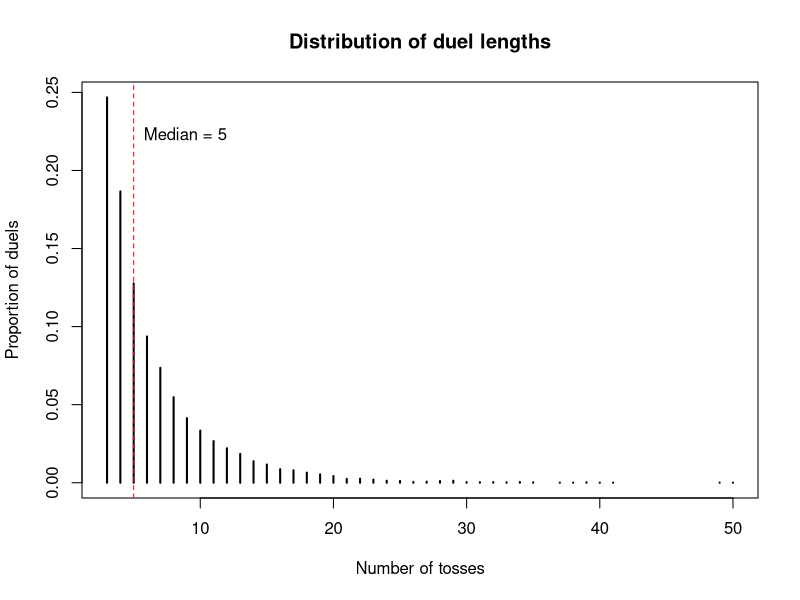
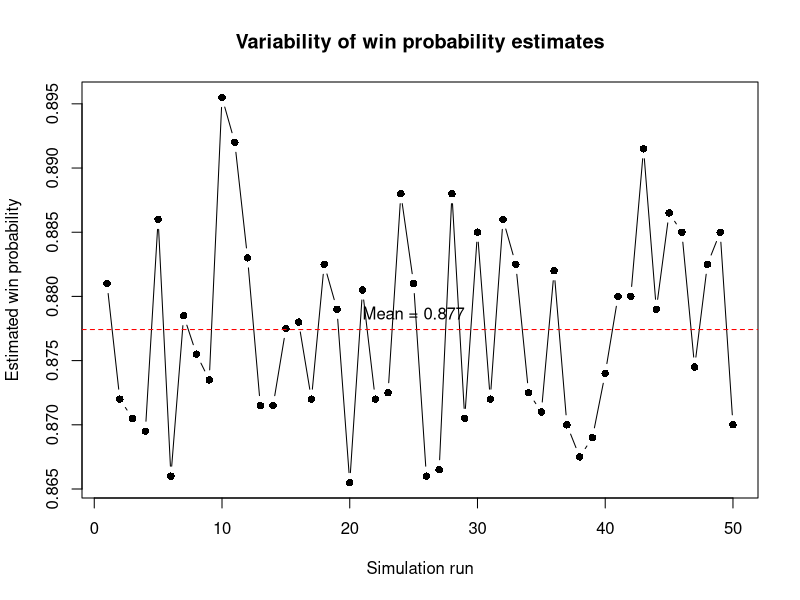

Generate these figures, in order, with R:
# Aishah ALmubarak   S2957708
# Yizhen Ge          S3027690
# Ziyi Wang          S2945970

# Team Member Contributions
# Aishah ALmubarak   Q1-3
# Yizhen Ge          Q4-5
# Ziyi Wang          Q6-7

# Purpose of this code:
#  With this code we want to simulate throwing a coin with probability p.
#  Two players each pick a pattern of k outcomes and the coin is tossed,
#  the player with the first patter to appear wins.
#
#  We would assume that patterns with the same expected waiting time
#  should be evenly matched, but this is false. Because both patterns are
#  searched for in the same sequence, their occurrences are dependent: a
#  pattern whose beginning overlaps the end of its opponent, like 00 ends 
#  in 00 and 001 starts with 00.
#  for k = 3 every pattern has a reply
#  that beats it, so the second player always has the advantage.
#
# What the script does
#   Q1  firsthit()  - position at which a pattern first completes in a toss stream.
#   Q2  duel()      - simulates one duel and reports the winner and its length.
#   Q3  pwin()      - Monte Carlo estimate of P(a appears before b).
#   Q4  ewait()     - exact expected waiting time for a pattern, using the
#                     overlap (prefix = suffix) formula, checked against a
#                     Monte Carlo estimate mc_ewait(), including for p = 0.7.
#   Q5  pmat()      - matrix of win probabilities for all 2^k patterns, used to
#                     find (a) the best reply to each pattern, (b) evenly
#                     matched pairs and a nontransitive cycle, and (c) two
#                     patterns with equal expected waits where one clearly
#                     beats the other.


# AI use: The code and logic was first understood and attempted without AI.
# we used AI to help write and debug parts of the code, and
# debug errors.
# We reviewed, tested and understood all code
# before submission.


set.seed(111)   # makes the simulation results reproducible

# Q1
# function returns position at which pattern a first appears in toss 
# stream x, returns the last position of the first matching k-window, 
# or NA if we have no match.

firsthit <- function(x,a){
  k <- length(a)
  n <- length(x)
  if (n < k)
   return(NA)
  
  for (start in 1:(n-k+1)){
  if (all(x[start:(start+k-1)]==a)) {
   endplace= start+k-1
   return(endplace)
   }
  }
  return(NA)
}

# Shared function for duel and pwin.
# Runs nreps duels between patterns a and b at once, each row of X is a duel.
# Tosses added in blocks of 20, only to rows where neither pattern has appeared yet.
# Returns a matrix with 2 columns winner (1 = a, 0 = b) and tosses for the position of the win.
# This vectorised approach is much faster than looping over duels one at a time.

sim_duels <- function(a, b, p, nreps) {
  k      <- length(a)
  block  <- 20
  winner <- rep(NA, nreps)
  tosses <- rep(NA, nreps)
  X      <- matrix(0, nreps, 0)                  

  while (any(is.na(winner))) {                   
    # new block: random tosses for unfinished duels, zeros for finished ones
    undecided <- is.na(winner)
    new <- matrix(0, nreps, block)
    new[undecided, ] <- rbinom(sum(undecided) * block, 1, p)
    X <- cbind(X, new)

    # check only windows ending in the new block
    for (m in max(k, ncol(X) - block + 1):ncol(X)) {
      hitA <- is.na(winner)
      hitB <- is.na(winner)
      for (j in 1:k) {
        hitA <- hitA & X[, m - k + j] == a[j]
        hitB <- hitB & X[, m - k + j] == b[j]
      }
      winner[hitA] <- 1; tosses[hitA] <- m
      winner[hitB] <- 0; tosses[hitB] <- m
    }
  }
  cbind(winner = winner, tosses = tosses)
}

#Q2
# simulates one duel between patterns a and b on a shared coin stream.
# Uses sim_duels with one stream of tosses.
# Returns c(winner, tosses): winner 1 for a 0 if b, and the number of 
# tosses the duel took.

duel <- function(a, b, p = 0.5) {
  results <- sim_duels(a, b, p, nreps = 1)   # table with one row
  one_duel <- results[1, ]                   # take that row
  return(one_duel)
}

#Q3
# returns the estimated probability that pattern a appears before b
# the proportion of nreps duels won by a.

pwin <- function(a, b, p = 0.5, nreps = 10000) {
  results <- sim_duels(a, b, p, nreps)       # table: one row per duel
  wins    <- results[, "winner"]             # winner column: 1s and 0s
  return(mean(wins))                         # proportion of 1s
}

 
#Q4 writing function ewait(a,p=0.5)
# Find expected waiting time until pattern a first appears.

ewait <- function(a,p=0.5){
  k <- length(a)
  expected_wait <- 0
  for (j in 1:k) {
    if( all(a[1:j]==a[(k-j+1):k]))
    {
      h_j <- sum(a[1:j])
      prob <- p^h_j*(1-p)^(j-h_j)
      expected_wait <- 1/prob + expected_wait
    }
  }
  return(expected_wait)
}

  # Monte Carlo estimation toss in blocks of 10 until the pattern appears,
  # record the waiting time, and average over nreps runs.
mc_ewait <- function(a,p=0.5,nreps=10000){
  
  waits <- replicate(nreps,{
    x <- integer(0)
    hit<- NA_integer_
    
    while(is.na(hit)){
      x <- c(x, rbinom(10, size = 1, prob=p))
      hit <- firsthit(x,a)
    }
    hit
  })
  return(mean(waits))
}

#Q5 writing function pmat(k,p=0.5,nrep=10000)
# Find the estimated probability that pattern i
# beats pattern j. The diagonal is NA (a pattern can't duel itself).

pmat <- function(k, p = 0.5, nreps = 10000){
  n_patterns <- 2^k
  # Generate all binary patterns
  # Patterns are ordered by increasing binary value (000, 001, ..., 111).
  # Rows and columns of M follow this ordering.
  patterns <- matrix(0, nrow = n_patterns, ncol = k)
  
  for (i in 0:(n_patterns-1)) {
    for (j in 1:k) {
      patterns[i+1, j] <- (i %/% 2^(k-j)) %% 2
    }
  }
  #create win probability matrix
  M <- matrix(NA_real_, nrow = n_patterns, ncol = n_patterns)
  #Calculate pairwise win probabilities
  for (i in 1:n_patterns){
    for (j in 1:n_patterns){
      if (i!=j){
        a<-patterns[i,]
        b<-patterns[j,]
        
        M[i, j] <- pwin(a, b, p, nreps)
      }
    }
  }
  
  return(M)
}


#Q4: Monte Carlo verification
# Test different patterns, including a biased coin (p = 0.7).

cat("Pattern 11, p = 0.5:\n")
cat("Exact:", ewait(c(1,1), p=0.5),
    "Monte Carlo:", mc_ewait(c(1,1), p=0.5), "\n")

cat("Pattern 10, p = 0.7:\n")
cat("Exact:", ewait(c(1,0), p=0.7),
    "Monte Carlo:", mc_ewait(c(1,0), p=0.7), "\n")

cat("Pattern 101, p = 0.7:\n")
cat("Exact:", ewait(c(1,0,1), p=0.7),
    "Monte Carlo:", mc_ewait(c(1,0,1), p=0.7), "\n")



#Q5(a): Best reply for each pattern
# The best reply to pattern j is the row i that max M[i, j].
cat("Q5(a):Pattern index  Best reply index  Win probability\n")
M <- pmat(k = 3, p = 0.5, nreps = 10000)
for (j in 1:ncol(M)){
  best_index <- which.max(M[,j])
  best_prob  <- max(M[,j], na.rm = TRUE)
  
  cat(j, best_index, round(best_prob, 4), "\n")
}


#Q5(b) find the evenly matched pairs
#find win probabilities within 0.02 of 0.5.
cat("Q5(b): Evenly matched pairs\n")
pairs <- which(abs(M - 0.5) < 0.02 & upper.tri(M), arr.ind = TRUE)

for (i in 1:nrow(pairs)) {
  a <- pairs[i, 1]
  b <- pairs[i, 2]
  
  cat(a, b, round(M[a, b], 4), "\n")
}

#find an explicit nontransitive cycle
#use 0.55 as a threshold for identifying clear wins.
wins <- M > 0.55
#evenly matched pairs cannot form clear winning edges.
#no 3-pattern cycle was found, so we check for a 4-pattern cycle.
for (i in 1:nrow(M)) {
  for (j in 1:nrow(M)) {
    for (h in 1:nrow(M)) {
      for (l in 1:nrow(M)) {
        
        if (length(unique(c(i, j, h, l))) == 4) {
          if (wins[i,j] && wins[j,h] &&
              wins[h,l] && wins[l,i]) {
            
            cat(i, "->", j, "->", h, "->", l, "->", i, "\n")
            
          }
        }
        
      }
    }
  }
}
#show the win probabilities for the four-pattern cycle.
cat("001 beats 011:", round(M[2,4], 4), "\n")
cat("011 beats 110:", round(M[4,7], 4), "\n")
cat("110 beats 100:", round(M[7,5], 4), "\n")
cat("100 beats 001:", round(M[5,2], 4), "\n")


#Q5(c) Find two patterns with the same expected waiting time where one clearly beats the other
cat("Q5(c): Expected waiting times\n")
patterns <- matrix(0, nrow = 8, ncol = 3)

for (i in 0:7) {
  for (j in 1:3) {
    patterns[i+1, j] <- (i %/% 2^(3-j)) %% 2
  }
} 
for (i in 1:8) {
  cat(i, ewait(patterns[i, ], p = 0.5), "\n")
}
#result:1 14 ;2 8 ;3 10 ;4 8 ;5 8 ;6 10 ;7 8 ;8 14 
#chose "100 beats 001": M[5, 2]
#result:0.7523 which is clearly above 0.5
#Both patterns compete on the same sequence of tosses, so their
#occurrences are dependent rather than independent.



#Q6
#show the distribution of duel lengths and the variability of win probability estimates.

#compare patterns 100 and 001, which have the same expected waiting time.
#simulate 10000 duels and record how many tosses each duel takes.
results <- sim_duels(c(1,0,0), c(0,0,1), 0.5, 10000)
duel_times <- results[, "tosses"]

#plot the distribution of duel lengths and mark the median.
freq <- table(duel_times)
prob <- as.numeric(freq) / sum(freq)
times <- as.numeric(names(freq))
med <- median(duel_times)

plot(times, prob, type = "h", lwd = 2,
   xlab = "Number of tosses", ylab = "Proportion of duels",
   main = "Distribution of duel lengths")
abline(v = med, col = "red", lty = 2)
text(med, max(prob) * 0.9, paste("Median =", med), pos = 4)

cat("Q6: Duel lengths\n")
cat("Mean:", mean(duel_times), "Median:", med, "\n")
#according to the graph
#the distribution is right-skewed, with most duels ending after a few tosses.
#the median is 5, while the mean is about 6.52 due to some longer duels.


#repeat pwin 50 times and see how the estimated win probability changes.
#use the best reply to 111 found in Q5(a)
best <- which.max(M[, 8])
a <- patterns[best, ]
b <- c(1,1,1)

estimates <- replicate(50, pwin(a, b, p = 0.5, nreps = 2000))
ref <- mean(estimates)

#plot the estimates and their mean as a reference.
plot(estimates, type = "b", pch = 16,
     xlab = "Simulation run", ylab = "Estimated win probability",
     main = "Variability of win probability estimates")
abline(h = ref, col = "red", lty = 2)
text(25, ref, paste("Mean =", round(ref, 3)), pos = 3)

cat("Q6: Win probability estimates\n")
cat("Best reply to 111:", paste(a, collapse = ""), "\n")
cat("Mean:", round(ref, 4), "\n")
cat("SD:", round(sd(estimates), 4), "\n")
cat("Range:", round(range(estimates), 4), "\n")
#the best reply to 111 is 011
#the 50 estimates are centred around 0.877, with a standard deviation of 0.0076.
#the small variation suggests that the estimated win probability is fairly stable.




# Q7
#investigate how coin bias changes the best replies and non-transitive cycles

for (p in c(0.25, 0.7)) {
  M_bias <- pmat(k = 3, p = p, nreps = 10000)
  
  cat("\nQ7: p =", p, "\n")
  cat("Pattern  Best reply  Win probability\n")
  
#find the pattern with the highest probability of beating each opponent
for (j in 1:8) {
  best <- which.max(M_bias[, j])
  cat(paste(patterns[j, ], collapse = ""),
      paste(patterns[best, ], collapse = ""),
      round(M_bias[best, j], 4), "\n")
}
  
#search for a cycle where every pattern beats the next with probability above 0.55
wins <- M_bias > 0.55
wins[is.na(wins)] <- FALSE
found <- FALSE
  
#check three-pattern cycles first
for (i in 1:8) {
  for (j in 1:8) {
  for (h in 1:8) {
    if (!found && length(unique(c(i,j,h))) == 3 && wins[i,j] && wins[j,h] && wins[h,i]) {
      cycle <- c(i,j,h,i)
      found <- TRUE
  }
  }
  }
}
  
#if no three-pattern cycle is found, check four-pattern cycles
if (!found) {
  for (i in 1:8) {
  for (j in 1:8) {
  for (h in 1:8) {
  for (l in 1:8) {
    if (!found && length(unique(c(i,j,h,l))) == 4 && wins[i,j] && wins[j,h] &&  wins[h,l] && wins[l,i]) {
     cycle <- c(i,j,h,l,i)
     found <- TRUE
  }
  }
  }
  }
  }
}
  
#print the first cycle found and the probability of each win
if (found) {
  cat("Non-transitive cycle:\n")
  cat(paste(cycle, collapse = " -> "), "\n")
    
for (j in 1:(length(cycle)-1)) {
  cat(paste(patterns[cycle[j], ], collapse = ""),"beats",
      paste(patterns[cycle[j+1], ], collapse = ""),"with probability",
      round(M_bias[cycle[j], cycle[j+1]], 4), "\n")
  }
  } else {
    cat("No cycle of length 3 or 4 found above 0.55.\n")
  }
}
# we can see that coin bias changes the best replies and their win probabilities.
# at p=0.25 and p=0.7, three-pattern non-transitive cycles were found.
# the patterns in these cycles differ, showing that non-transitivity remains under coin bias.

# summary
# patterns with the same expected waiting time can have very different win probabilities.
# the patterns compete on the same coin stream, so their first-hit times are dependent.
# therefore, ranking patterns by their isolated waiting times can be misleading.
